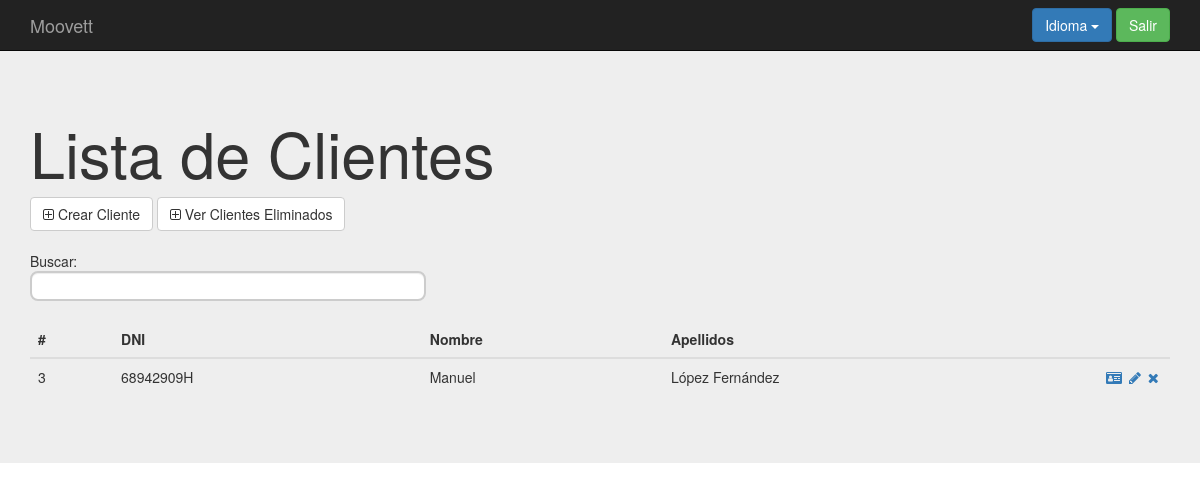
The page /index.php?controller=client&action=show (signed in) on the database as committed earlier.
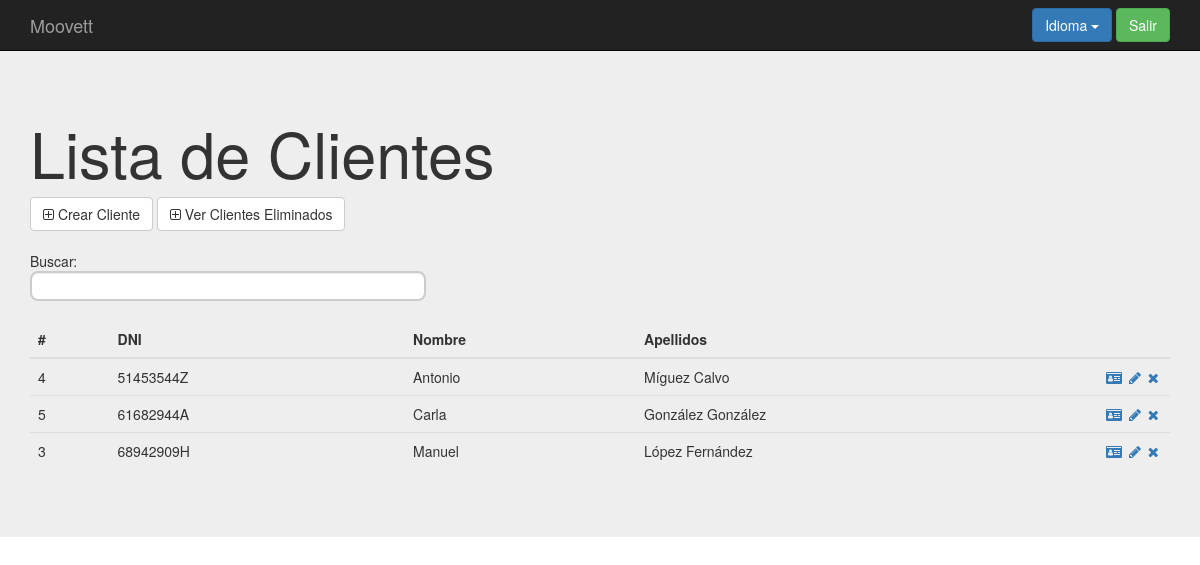
The same page on the database as committed later.
### tables this page shows
create table `cliente` (
`id` int(11) not null,
  `dni_c` varchar(9) not null,
  `nombre_c` varchar(15) not null,
  `apellidos_c` varchar(40) not null,
  `fecha_nac` date default null,
  `profesion` varchar(20) default null,
  `telefono` int(11) default null,
  `direccion` varchar(50) default null,
  `comentario` varchar(500) default null,
  `email` varchar(30) default null,
  `alerta_falta` tinyint(1) not null default '0',
  `desempleado` tinyint(1) not null default '0',
  `estudiante` tinyint(1) not null default '0',
  `familiar` tinyint(1) not null default '0',
  `num_cuenta` varchar(24) not null,
  `activo` tinyint(1) not null default '0',
  `foto` varchar(15) not null
);

### core/ViewManager.php (called while the page is built, shortened)
<?php
class ViewManager {
    private $fragmentContents = array();
    private $variables = array();
    private $currentFragment = self::DEFAULT_FRAGMENT;
    private $layout = "default";
    private function saveCurrentFragment() {
        $this->fragmentContents[$this->currentFragment].=ob_get_contents();
    }
    public function moveToFragment($name) {
        $this->currentFragment = $name;
    }
    public function getFragment($fragment, $default="") {
        if (!isset($this->fragmentContents[$fragment])) {
            return $default;
        }
        return $this->fragmentContents[$fragment];
    }
    public function setVariable($varname, $value, $flash=false) {
        $this->variables[$varname] = $value;
    }
    public function getVariable($varname, $default=NULL) {
        if (!isset($this->variables[$varname])) {
            return $default;
        }
        return $this->variables[$varname];
    }
    public function setLayout($layout) {
        $this->layout = $layout;
    }
    public function render($controller, $viewname) {
        include(__DIR__."/../Views/$controller/$viewname.php");
        $this->renderLayout();
    }
    private function renderLayout() {
        include(__DIR__."/../Views/layouts/".$this->layout.".php");
    }
    private static $viewmanager_singleton = NULL;
    public static function getInstance() {
        if (self::$viewmanager_singleton == null) {
            self::$viewmanager_singleton = new ViewManager();
        }
        return self::$viewmanager_singleton;
    }
}

### Controllers/CLIENT_Controller.php (called while the page is built, shortened)
<?php
require_once(__DIR__."/../core/ViewManager.php");
require_once(__DIR__."/../core/I18n.php");
require_once(__DIR__."/../Models/Client.php");
require_once(__DIR__."/../Models/CLIENT_Model.php");
class CLIENT_Controller extends BaseController {
    private $clientMapper;
    public function __construct() {
        $this->clientMapper = new CLIENT_Model();
        $this->view->setLayout("default");
    }
    public function show(){
        $clients = $this->clientMapper->fetch_all();
        $clients_json = json_encode($this->clients_to_json($clients));
        $this->view->setVariable("clients", $clients);
        $this->view->setVariable("clients_json", $clients_json);
        $this->view->render("client", "CLIENT_SHOW_Vista");
    }
    private function clients_to_json($clients){
        $clients_json = array();
        foreach ($clients as $client){
            $aux = array();
            $aux['id'] = $client->getID();
            $aux['nombre_c'] = $client->getName();
            $aux['dni_c'] = $client->getDNI();
            $aux['apellidos_c'] = $client-> getSurname();
            $clients_json[] = $aux;
        }
        return $clients_json;
    }
}

### index.php (called while the page is built, shortened)
<?php
function run() {
    try{
        $controller = loadController($_GET["controller"]);
        $actionName = $_GET["action"];
        $controller->$actionName();
    } catch(Exception $ex) {
        die($ex->getMessage());
  }
}
function loadController($controllerName) {
    return new $controllerClassName();
}
run();
?>

### core/I18n.php (called while the page is built, shortened)
<?php
class I18n {
  private $messages;
  public function setLanguage($language) {
    $this->messages = $i18n_messages;
  }
  public function i18n($key) {
    if (isset($this->messages[$key])){
      return $this->messages[$key];
    }else{
      return $key;
    }
  }
  private static $i18n_singleton = null;
  public static function getInstance() {
    if (self::$i18n_singleton == NULL) {
      self::$i18n_singleton = new I18n();
    }
    return self::$i18n_singleton;
  }
}
function i18n($key) {
  return I18n::getInstance()->i18n($key);
}

### Models/Client.php (called while the page is built, shortened)
<?php
class Client {
    private $id;
    private $dni;
    private $name;
    private $surname;
    public function __construct($id=NULL,$dni=NULL,$name=NULL, $surname=NULL,
                                $birthday=NULL, $profession=NULL, $phone=NULL, $address=NULL,$comment=NULL,
                                $email=NULL,$alert=NULL,$unemployed=NULL,$student=NULL,$family=NULL,$account=NULL,
                                $active=NULL,$photo=NULL,$injury=NULL) {
     $this->id = $id;
     $this->dni = $dni;
     $this->name = $name;
     $this->surname = $surname;
    }
    public function getID() {
        return $this->id;
    }
    public function getDni(){
        return $this->dni;
    }
    public function getName(){
        return $this->name;
    }
    public function getSurname(){
        return $this->surname;
    }
}

### Models/CLIENT_Model.php (called while the page is built, shortened)
<?php
require_once(__DIR__."/../core/PDOConnection.php");
class CLIENT_Model {
    private $db;
    public function __construct() {
        $this->db = PDOConnection::getInstance();
    }
    public function fetch_all($activo = 1){
        $sql = $this->db->prepare("SELECT * FROM cliente WHERE activo=? ORDER BY nombre_c");
        $sql->execute(array($activo));
        $clients_db = $sql->fetchAll(PDO::FETCH_ASSOC);
        $clients = array();
        foreach ($clients_db as $client) {
            array_push($clients, new Client($client["id"], $client["dni_c"], $client["nombre_c"], $client["apellidos_c"],
                                        $client["fecha_nac"],$client["profesion"],$client["telefono"],$client["direccion"],
                                        $client["comentario"],$client["email"], $client["alerta_falta"],$client["desempleado"],
                                        $client["estudiante"],$client["familiar"],$client["num_cuenta"],$client["activo"],$client["foto"]));
        }
        return $clients;
    }
}

### core/PDOConnection.php (called while the page is built)
<?php
class PDOConnection {
    private static $dbhost = "127.0.0.1";
    private static $dbname = "moovett";
    private static $dbuser = "moovett";
    private static $dbpass = "moovett";
    private static $db_singleton = null;
    public static function getInstance() {
        if (self::$db_singleton == null) {
            self::$db_singleton = new PDO(
                "mysql:host=".self::$dbhost.";dbname=".self::$dbname.";charset=utf8",
                self::$dbuser,
                self::$dbpass,
                array(
                    PDO::ATTR_EMULATE_PREPARES => false,
                    PDO::ATTR_ERRMODE => PDO::ERRMODE_EXCEPTION
                )
            );
        }
        return self::$db_singleton;
    }
}
?>

### Views/client/CLIENT_SHOW_Vista.php (the view, shortened to what this page needs)
<?php
require_once(__DIR__."/../../core/ViewManager.php");
$view = ViewManager::getInstance();
$view->setVariable("title", "Manage Clients");
$clients = $view->getVariable("clients");
?>
<div class="jumbotron">
    <div class="container">
    <h1><?= i18n("List of Clients") ?></h1>
	<a href="index.php?controller=client&amp;action=add" class="btn btn-default"><i class="fa fa-plus-square-o" aria-hidden="true"></i> <?= i18n("Create Client") ?></a>
    <a href="index.php?controller=client&amp;action=showdeleted" class="btn btn-default"><i class="fa fa-plus-square-o" aria-hidden="true"></i> <?= i18n("View Deleted Clients") ?></a>
    <form action="index.php?controller=client&amp;action=showone" method="POST">
    <div class=" tt-dropdown-menu .tt-menu form-group top-buffer">
	   <?= i18n("Search") ?>: <input type="text" name="id" class="typeahead tt-query form-control" autocomplete="off" spellcheck="false">
    <div>
    </form>
<table class="table top-buffer">
      <thead>
        <tr>
          <th>#</th>
          <th><?= i18n("DNI") ?></th>
          <th><?= i18n("Name") ?></th>
          <th><?= i18n("Surname") ?></th>
          <th style="width: 72px;"></th>
        </tr>
      </thead>
      <tbody>
	  <?php foreach($clients as $client){ ?>
          <tr>
	      <td><?php echo $client->getID(); ?></td>
          <td><?php echo $client->getDni(); ?></td>
          <td><?php echo $client->getName(); ?></td>
          <td><?php echo $client->getSurname(); ?></td>
          <td>
              <a href="index.php?controller=client&amp;action=showone&amp;id=<?php echo $client->getID();  ?>"><i class="fa fa-id-card" aria-hidden="true"></i></a>
              <a href="index.php?controller=client&amp;action=edit&amp;id=<?php echo $client->getID();  ?>"><i class="fa fa-pencil fa-fw" aria-hidden="true"></i></a>
              <a href="index.php?controller=client&amp;action=delete&amp;id=<?php echo $client->getID();  ?>" role="button" data-toggle="modal"><i class="fa fa-times" aria-hidden="true"></i></a>
          </td>
        </tr>
	<?php } ?>
      </tbody>
</table>
    </div>
</div>

### Views/layouts/default.php (shortened to what this page needs)
<?php
require_once(__DIR__."/../../core/ViewManager.php");
$view = ViewManager::getInstance();
$currentuser = $view->getVariable("currentusername");
?><!DOCTYPE html>
<html>
    <head>
	<link rel="stylesheet" href="css/bootstrap.min.css" type="text/css">
  <link rel="stylesheet" href="css/bootstrap-datepicker3.min.css" type="text/css">
  <link rel="stylesheet" href="css/bootstrap-multiselect.css" type="text/css"/>
  <link rel="stylesheet" href="font-awesome/css/font-awesome.min.css" type="text/css">
	<link rel="stylesheet" href="css/style.css" type="text/css">
    </head>
    <body>
	<header>
	    <nav class="navbar navbar-inverse navbar-fixed-top">
		<div class="container">
		    <div class="navbar-header">
			<a class="navbar-brand" href="index.php">Moovett</a>
		    </div>
		    <div id="navbar" class="navbar-collapse collapse">
			<?php if (isset($currentuser)): ?>
		    <form class="navbar-form navbar-right" action="index.php?controller=user&amp;action=logout" method="POST">
          <?php
            include(__DIR__."/language_select_element.php");
          ?>
				<button type="submit" class="btn btn-success"><?= i18n("Logout") ?></button>
			    </form>
			<?php endif ?>
		    </div>
		</div>
	    </nav>
	</header>
	<main>
	    <?= $view->getFragment(ViewManager::DEFAULT_FRAGMENT) ?>
	</main>
    </body>
</html>

### Views/layouts/language_select_element.php (shortened to what this page needs)
<div class="btn-group">
  <button type="button" class="btn btn-primary dropdown-toggle" data-toggle="dropdown">
  <?= i18n("Language") ?> <span class="caret"></span>
</button>
</div>

### css/style.css (style rules this page uses)
body { padding-top: 50px; padding-bottom: 20px; }
.top-buffer { margin-top:20px; }
.tt-query, .tt-hint { width: 396px; height: 30px; padding: 8px 12px; font-size: 24px; line-height: 30px; border: 2px solid #ccc; border-radius: 8px; outline: none; }
.tt-query { box-shadow: inset 0 1px 1px rgba(0, 0, 0, 0.075); }
.tt-query, .tt-hint { font-size: 13px!important; }

Rows that differ between the two databases and show on the page:
added cliente: id "4", dni_c "51453544Z", nombre_c "Antonio", apellidos_c "Míguez Calvo"
added cliente: id "5", dni_c "61682944A", nombre_c "Carla", apellidos_c "González González"
